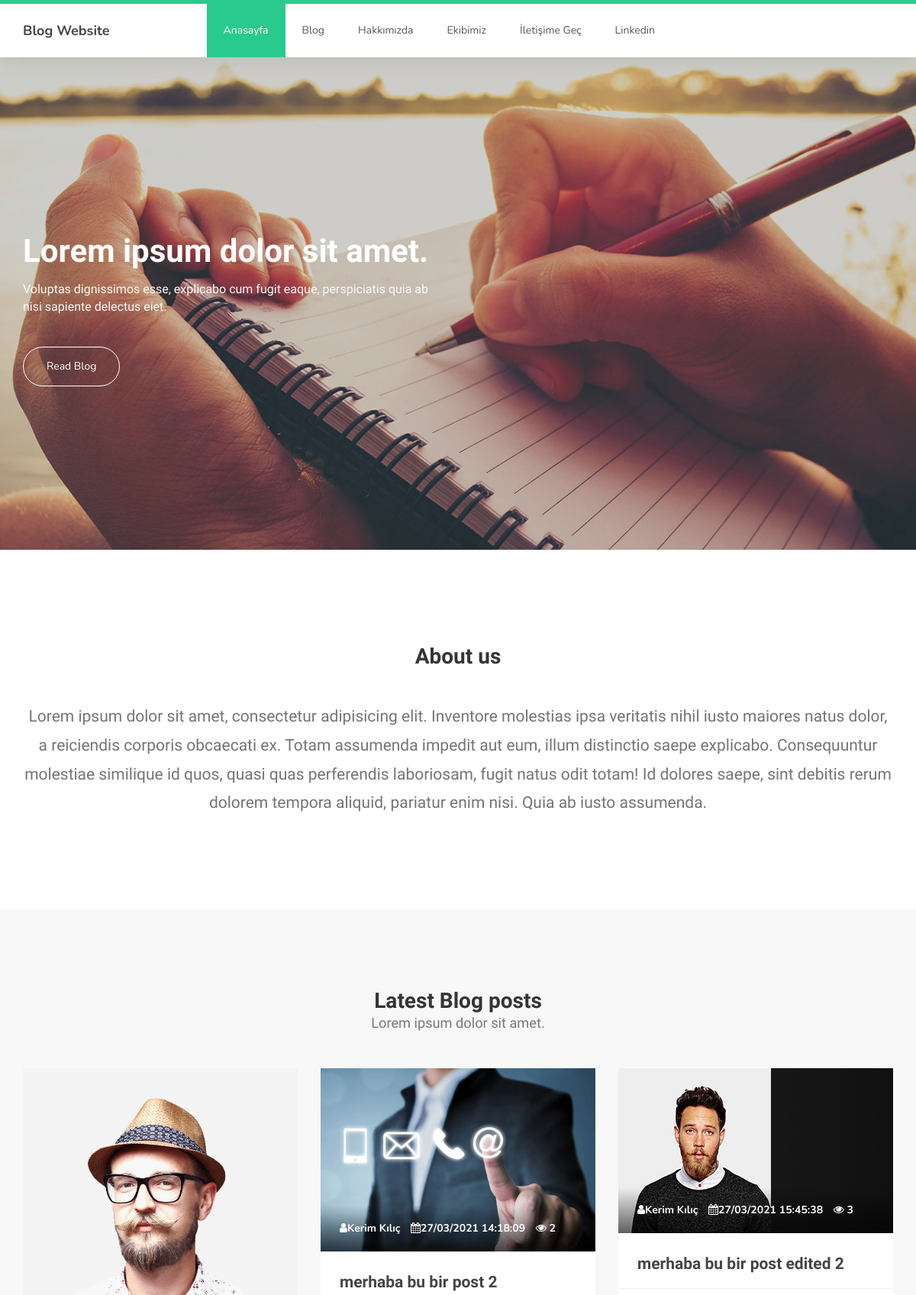
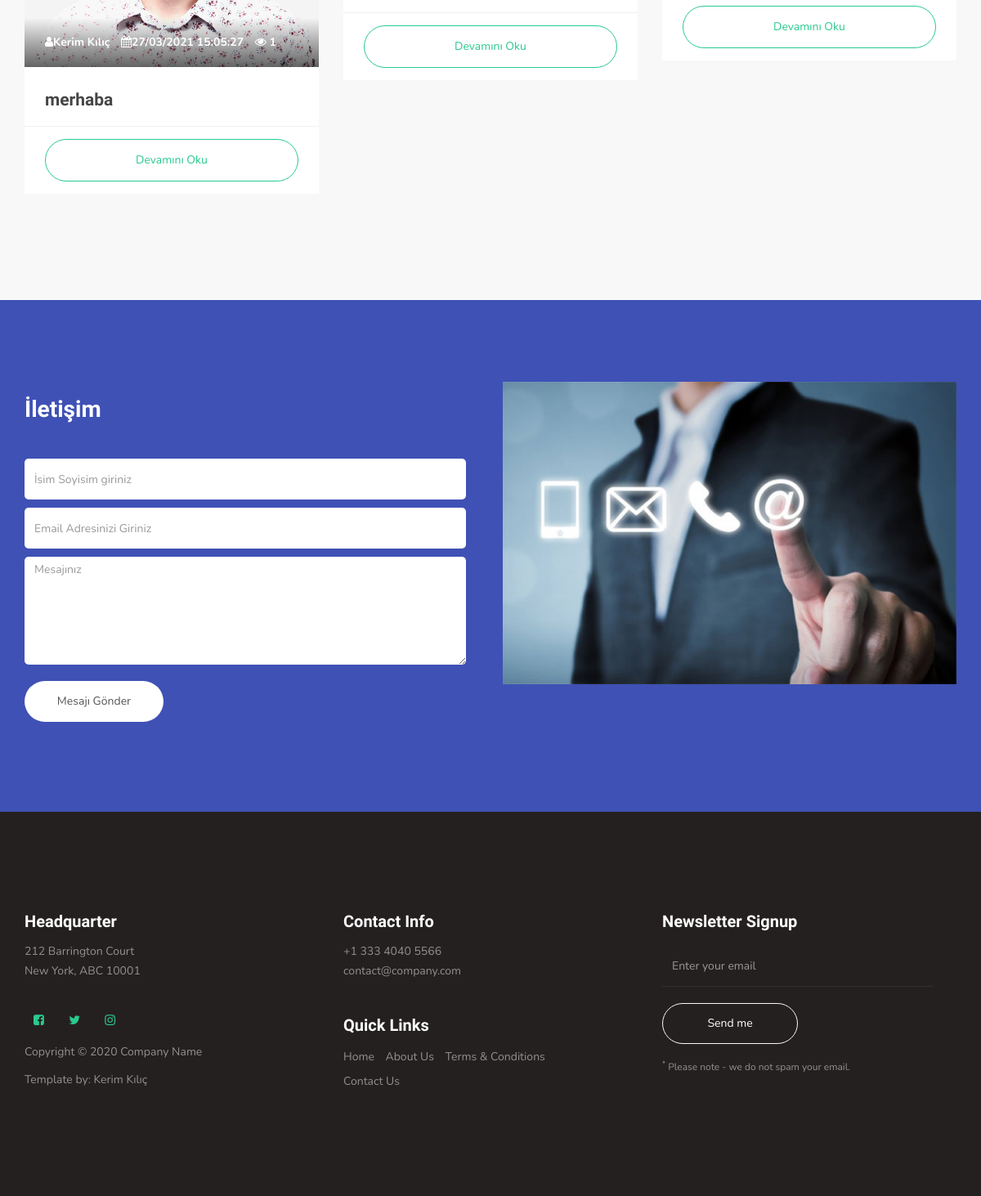
The page / on the database its author committed (2 pictures, top to bottom).
### tables this page shows
CREATE TABLE `menu` (
  `id` int(11) NOT NULL,
  `name` varchar(200) NOT NULL,
  `url` varchar(300) NOT NULL
);

CREATE TABLE `slider` (
  `id` int(11) NOT NULL,
  `image_url` varchar(300) NOT NULL,
  `title` varchar(100) NOT NULL,
  `description` varchar(300) NOT NULL,
  `button_text` varchar(50) NOT NULL,
  `button_url` varchar(300) NOT NULL
);

CREATE TABLE `pages` (
  `page_id` int(11) NOT NULL,
  `title` varchar(255) NOT NULL,
  `description` text NOT NULL,
  `page` varchar(100) NOT NULL
);

CREATE TABLE `posts` (
  `post_id` int(11) NOT NULL,
  `title` varchar(100) NOT NULL,
  `content` text NOT NULL,
  `image` varchar(500) NOT NULL,
  `user_id` int(10) NOT NULL,
  `preview` int(10) NOT NULL,
  `datetime` datetime NOT NULL
);

CREATE TABLE `users` (
  `id` int(11) NOT NULL,
  `email` varchar(100) NOT NULL,
  `password` varchar(200) NOT NULL,
  `full_name` varchar(100) NOT NULL,
  `role` int(5) NOT NULL
);

### Core/DatabasePagesTable.php (called while the page is built)
<?php
function GetPagesTable($menu_id){
	global $conn;
	$page=mysqli_query($conn,"select * from pages INNER JOIN menu ON pages.page=menu.id WHERE menu.id=$menu_id");
	$page=mysqli_fetch_array($page);
	return $page;
}

### index.php (the view, shortened to what this page needs)
<?php
include_once 'Controller/index.php';
?>
<?php include_once 'header.php'; ?>
     <section id="home">
          <div class="row">
               <div class="owl-carousel owl-theme home-slider">
                         <?php
                              $i=1;
                              $sql='SELECT * FROM slider';
                              $slider=mysqli_query($conn,$sql);
                              while ($row=mysqli_fetch_array($slider)) {
                         ?>
                              <div class="item" style="background-image: url(<?= $row['image_url'] ?>); <?= ($i==1)? 'background-position: center;':''; ?>">
                         <div class="caption">
                              <div class="container">
                                   <div class="col-md-6 col-sm-12">
                                        <h1><?= $row['title'] ?></h1>
                                        <h3><?= $row['description'] ?></h3>
                                        <a href="<?= $row['button_url'] ?>" class="section-btn btn btn-default"><?= $row['button_text'] ?></a>
                                   </div>
                              </div>
                         </div>
                    </div>
                         <?php
                              $i+=1;
                              }
                         ?>
               </div>
          </div>
     </section>
     <main>
          <section>
               <div class="container">
                    <div class="row">
                         <div class="col-md-12 col-sm-12">
                              <div class="text-center">
                                   <?php
                                        $page=GetPagesTable(1);
                                   ?>
                                   <h2><?= $page['title'] ?></h2>
                                   <br>
                                   <p class="lead"><?= $page['description'] ?></p>
                              </div>
                         </div>
                    </div>
               </div>
          </section>
          <section>
               <div class="container">
                    <div class="row">
                         <div class="col-md-12 col-sm-12">
                              <div class="section-title text-center">
                                   <h2>Latest Blog posts <small>Lorem ipsum dolor sit amet.</small></h2>
                              </div>
                         </div>
                         <?php
                              $sql='SELECT * FROM posts INNER JOIN users ON posts.user_id=users.id ORDER BY post_id DESC LIMIT 3';
                              $posts=mysqli_query($conn,$sql);
                              while ($row=mysqli_fetch_array($posts)) {
                         ?>
                         <div class="col-md-4 col-sm-4">
                              <div class="courses-thumb courses-thumb-secondary">
                                   <div class="courses-top">
                                        <div class="courses-image">
                                             <img src="<?= $row['image'] ?>" class="img-responsive" alt="">
                                        </div>
                                        <div class="courses-date">
                                             <span title="Author"><i class="fa fa-user"></i><?= $row['full_name'] ?></span>
                                             <?php $date=date_create($row['datetime']); ?>
                                             <span title="Date"><i class="fa fa-calendar"></i><?= date_format($date,"d/m/Y H:i:s") ?></span>
                                             <span title="Views"><i class="fa fa-eye"></i> <?= $row['preview'] ?></span>
                                        </div>
                                   </div>
                                   <div class="courses-detail">
                                        <h3><a href="blog-post-details.php"><?= $row['title'] ?></a></h3>
                                   </div>
                                   <div class="courses-info">
                                        <a href="blog-post-details.php?id=<?= $row['post_id'] ?>" class="section-btn btn btn-primary btn-block">Devamını Oku</a>
                                   </div>
                              </div>
                         </div>
<?php
                              }
                         ?>
                    </div>
               </div>
          </section>
     </main>
     <section id="contact">
          <div class="container">
               <div class="row">
                    <div class="col-md-6 col-sm-12">
                         <form id="contact-form" role="form" action="" method="post">
                              <div class="section-title">
                                   <h2>İletişim</small></h2>
                              </div>
                              <div class="col-md-12 col-sm-12">
                                   <input type="text" class="form-control" placeholder="İsim Soyisim giriniz" name="name" required>
                                   <input type="email" class="form-control" placeholder="Email Adresinizi Giriniz" name="email" required>
                                   <textarea class="form-control" rows="6" placeholder="Mesajınız" name="message" required></textarea>
                              </div>
                              <div class="col-md-4 col-sm-12">
                                   <input type="submit" class="form-control" name="send message" value="Mesajı Gönder">
                              </div>
                         </form>
                    </div>
                    <div class="col-md-6 col-sm-12">
                         <div class="contact-image">
                              <img src="images/contact-1-600x400.jpg" class="img-responsive" alt="Smiling Two Girls">
                         </div>
                    </div>
               </div>
          </div>
     </section>
<?php include_once 'footer.php'; ?>

### header.php (shortened to what this page needs)
<!DOCTYPE html>
<html lang="en">
<head>
     <link rel="stylesheet" href="css/bootstrap.min.css">
     <link rel="stylesheet" href="css/font-awesome.min.css">
     <link rel="stylesheet" href="css/owl.carousel.css">
     <link rel="stylesheet" href="css/owl.theme.default.min.css">
     <link rel="stylesheet" href="css/style.css">
  <link rel="stylesheet" href="plugins/sweetalert2-theme-bootstrap-4/bootstrap-4.min.css">
</head>
<body  id="top" data-spy="scroll" data-target=".navbar-collapse" data-offset="50">
     <section class="navbar custom-navbar navbar-fixed-top" role="navigation">
          <div class="container">
               <div class="navbar-header">
                    <a href="/" class="navbar-brand">Blog Website</a>
               </div>
               <div class="collapse navbar-collapse">
                    <ul class="nav navbar-nav navbar-nav-first">
                         <?php
                              $sql='SELECT * FROM menu';
                              $menu=mysqli_query($conn,$sql);
                              while ($row=mysqli_fetch_array($menu)) {
                         ?>
                              <li class="<?= (strstr($_SERVER['SCRIPT_NAME'],$row['url'])? 'active':'') ?>" ><a href="<?= $row['url'] ?>"><?= $row['name'] ?></a></li>
                         <?php
                              }
                         ?>
                    </ul>
               </div>
          </div>
     </section>

### footer.php (shortened to what this page needs)
     <footer id="footer">
          <div class="container">
               <div class="row">
                    <div class="col-md-4 col-sm-6">
                         <div class="footer-info">
                              <div class="section-title">
                                   <h2>Headquarter</h2>
                              </div>
                              <address>
                                   <p>212 Barrington Court <br>New York, ABC 10001</p>
                              </address>
                              <ul class="social-icon">
                                   <li><a href="#" class="fa fa-facebook-square" attr="facebook icon"></a></li>
                                   <li><a href="#" class="fa fa-twitter"></a></li>
                                   <li><a href="#" class="fa fa-instagram"></a></li>
                              </ul>
                              <div class="copyright-text">
                                   <p>Copyright &copy; 2020 Company Name</p>
                                   <p>Template by: <a href="https://tr.linkedin.com/in/mykerimkilic">Kerim Kılıç</a></p>
                              </div>
                         </div>
                    </div>
                    <div class="col-md-4 col-sm-6">
                         <div class="footer-info">
                              <div class="section-title">
                                   <h2>Contact Info</h2>
                              </div>
                              <address>
                                   <p>+1 333 4040 5566</p>
                                   <p><a href="mailto:contact@company.com">contact@company.com</a></p>
                              </address>
                              <div class="footer_menu">
                                   <h2>Quick Links</h2>
                                   <ul>
                                        <li><a href="index.html">Home</a></li>
                                        <li><a href="about-us.html">About Us</a></li>
                                        <li><a href="terms.html">Terms & Conditions</a></li>
                                        <li><a href="contact.html">Contact Us</a></li>
                                   </ul>
                              </div>
                         </div>
                    </div>
                    <div class="col-md-4 col-sm-12">
                         <div class="footer-info newsletter-form">
                              <div class="section-title">
                                   <h2>Newsletter Signup</h2>
                              </div>
                              <div>
                                   <div class="form-group">
                                        <form action="#" method="get">
                                             <input type="email" class="form-control" placeholder="Enter your email" name="email" id="email" required>
                                             <input type="submit" class="form-control" name="submit" id="form-submit" value="Send me">
                                        </form>
                                        <span><sup>*</sup> Please note - we do not spam your email.</span>
                                   </div>
                              </div>
                         </div>
                    </div>
               </div>
          </div>
     </footer>
</body>
</html>

### rows shown on the page
menu: name "Anasayfa"
menu: name "Blog"
menu: name "Hakkımızda"
menu: name "Ekibimiz"
menu: name "İletişime Geç"
menu: name "Linkedin"
slider: image_url (picture), title "Lorem ipsum dolor sit amet.", description "Voluptas dignissimos esse, explicabo cum fugit eaque, perspiciatis quia ab nisi sapiente delectus eiet.", button_text "Read Blog"
pages: title "About us", description "Lorem ipsum dolor sit amet, consectetur adipisicing elit. Inventore molestias ipsa veritatis nihil iusto maiores natus dolor, a reiciendis corporis obcaecati ex. Totam assumenda impedit aut eum, illum distinctio saepe explicabo. Consequuntur molestiae similique id quos, quasi quas perferendis laboriosam, fugit natus odit totam! Id dolores saepe, sint debitis rerum dolorem tempora aliquid, pariatur enim nisi. Quia ab iusto assumenda."
posts: image (picture), user.full_name "Kerim Kılıç", datetime "27/03/2021 15:05:27", preview "1", title "merhaba"
posts: image (picture), user.full_name "Kerim Kılıç", datetime "27/03/2021 14:18:09", preview "2", title "merhaba bu bir post 2"
posts: image (picture), user.full_name "Kerim Kılıç", datetime "27/03/2021 15:45:38", preview "3", title "merhaba bu bir post edited 2"
